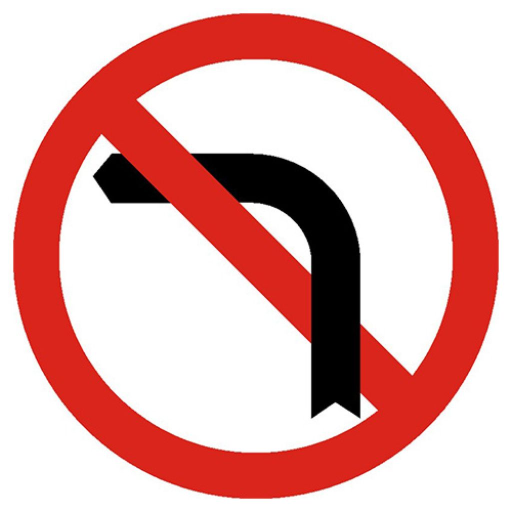
#> input picture DATA/008_0000.jpg, 1024 x 1024 px (shown at 1/2 size); its folder holds only this picture in this run
$ python -i shape.py   (imports and definitions only)
#> lines starting #> are read from the running program, lines starting #| are printed output that depends on the picture; after the words box and inside, x2 and y2 are one past the last pixel; in counts of white or black regions, pixels touching at a corner belong together
### code/color.py
import cv2
import numpy as np


def morphology(mask):
    kernel = cv2.getStructuringElement(cv2.MORPH_ELLIPSE, (5, 5))

    # remove noise (erosion + dilation)
    mask = cv2.morphologyEx(mask, cv2.MORPH_OPEN, kernel)

    return mask


def get_color_masks(img):
    img_hsv = cv2.cvtColor(img, cv2.COLOR_BGR2HSV)

    # RED
    lower_red1 = np.array([0, 40, 40])
    upper_red1 = np.array([15, 255, 255])

    lower_red2 = np.array([155, 25, 40])
    upper_red2 = np.array([180, 255, 255])


    # YELLOW
    lower_yellow = np.array([15, 100, 100])
    upper_yellow = np.array([35, 255, 255])

    # BLUE
    lower_blue = np.array([90, 50, 50])
    upper_blue = np.array([140, 255, 255])

    # MASK
    mask_red = (cv2.inRange(img_hsv, lower_red1, upper_red1) |
                cv2.inRange(img_hsv, lower_red2, upper_red2))
    mask_yellow = cv2.inRange(img_hsv, lower_yellow, upper_yellow)
    mask_blue = cv2.inRange(img_hsv, lower_blue, upper_blue)

    mask_red = morphology(mask_red)
    mask_yellow = morphology(mask_yellow)
    mask_blue = morphology(mask_blue)

    return {"red": mask_red, "yellow": mask_yellow, "blue": mask_blue}

### code/descriptors.py
import os

import cv2
import numpy as np

# HOG Parameters
win_size = (64, 64)
block_size = (32, 32)
block_stride = (16, 16)  # 50% overlap between blocks
cell_size = (16, 16)
nbins = 9

HOG = cv2.HOGDescriptor(win_size, block_size, block_stride, cell_size, nbins) # 324 vals

def extract_roi(img, cnt, padding=5):
    x, y, w, h = cv2.boundingRect(cnt)
    x1 = max(x - padding, 0)
    y1 = max(y - padding, 0)
    x2 = min(x + w + padding, img.shape[1])
    y2 = min(y + h + padding, img.shape[0])
    roi = img[y1:y2, x1:x2]

    if roi.size == 0:
        return None

    return cv2.resize(roi, (64, 64))  # fixed size for all descriptors


# [19 lines left out: functions extract_circle_roi, hu_moments_contour, not called in this run]

def hu_moments(roi):
    gray = cv2.cvtColor(roi, cv2.COLOR_BGR2GRAY)

    # 7 values invariant to scale, rotation, translation
    moments = cv2.moments(gray, binaryImage=False)
    hu = cv2.HuMoments(moments).flatten()

    # normalize so the values are not dominated by the first moment (largest)
    hu = -np.sign(hu) * np.log10(np.abs(hu) + 1e-10)

    return hu


def hog_descriptor(roi):
    # HOG captures gradient structure of the sign
    gray = cv2.cvtColor(roi, cv2.COLOR_BGR2GRAY)

    features = HOG.compute(gray).flatten()

    return features


def color_histogram(roi, bins=8):
    # histogram on H and S channels only
    hsv = cv2.cvtColor(roi, cv2.COLOR_BGR2HSV)

    h_hist = cv2.calcHist([hsv], [0], None, [bins], [0, 180]).flatten()
    s_hist = cv2.calcHist([hsv], [1], None, [bins], [0, 256]).flatten()
    hist = np.concatenate([h_hist, s_hist])

    # normalizare
    hist = hist / (hist.sum() + 1e-10)

    return hist


def extract_roi_features(roi):
    hu  = hu_moments(roi)    # first 7 vals
    hog = hog_descriptor(roi)
    color = color_histogram(roi)  # last 32 vals

    hu = (hu - hu.min()) / (hu.max() - hu.min() + 1e-10)
    hog = (hog - hog.min()) / (hog.max() - hog.min() + 1e-10)

    # concatenate all
    features = np.concatenate([hu, hog, color])

    return features


def extract_features_from_contour(img, cnt):
    roi = extract_roi(img, cnt)
    if roi is None:
        return None

    features = extract_roi_features(roi)
    return features, roi


# [7 lines left out: function extract_features_from_circle, not called in this run]

### code/shape.py
import cv2
import numpy as np
from skimage.io import imshow

from code.color import get_color_masks
from code.descriptors import extract_features_from_circle, extract_features_from_contour

SHAPE_MAP = {
    "circle":    [1, 0, 0, 0],
    "triangle":  [0, 1, 0, 0],
    "quadrilateral": [0, 0, 1, 0],
    "octagon":   [0, 0, 0, 1],
}

COLOR_MAP = {
    "red":    [1, 0, 0, 0],
    "blue":   [0, 1, 0, 0],
    "yellow": [0, 0, 1, 0]
}

def encode_shape(shape):
    return np.array(SHAPE_MAP.get(shape, [0, 0, 0, 0]), dtype=np.float32)

def encode_color(color):
    return np.array(COLOR_MAP.get(color, [0, 0, 0, 0]), dtype=np.float32)

# -------------------- CONTOURS --------------------
# [329 lines left out: functions find_contours, auto_canny, detect_circle, classify_contour, hough_to_contour, detect_shapes_canny and 9 more, not called in this run]

>>> import cv2
>>> picture = cv2.imread('../DATA/008_0000.jpg')
#> picture is the input picture: shape (1024, 1024, 3); mean B, G, R 168.5, 171.3, 225.9
>>> result = detect_shapes(picture)
#> in detect_shapes_canny, `gray = cv2.cvtColor(img, cv2.COLOR_BGR2GRAY)`:
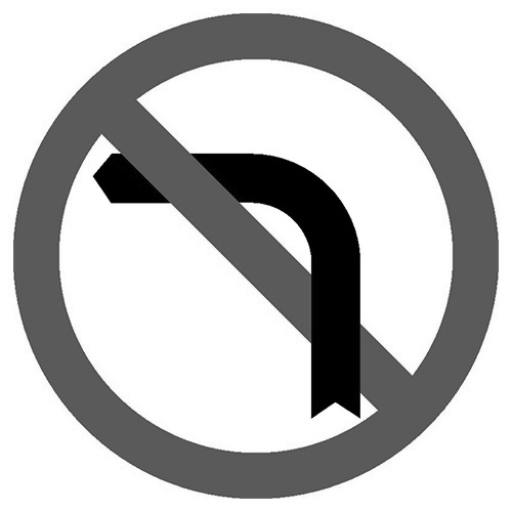
#> gray: shape (1024, 1024) (shown at 1/2 size); min 0, max 255, mean 187.3
#> in auto_canny, `Th, _ = cv2.threshold(img, 0, 255, cv2.THRESH_OTSU)`: Th = 164
#> in auto_canny, `lowTh = (1 - sigma) * Th`: lowTh = 109.9
#> in auto_canny, `highTh = (1 + sigma) * Th`: highTh = 218.1
#> in auto_canny, `edges = cv2.Canny(img, lowTh, highTh)`:
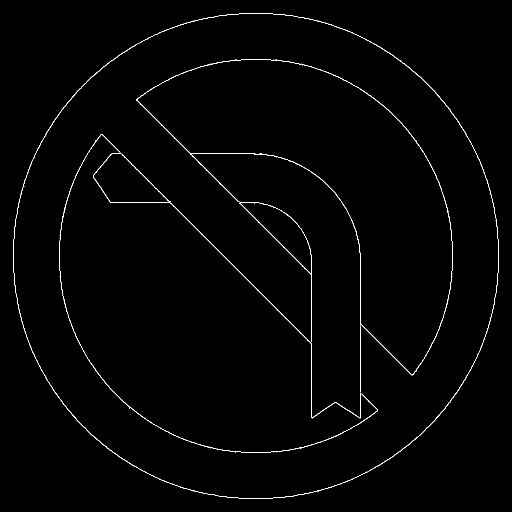
#> edges: shape (1024, 1024) (shown at 1/2 size); 0.96% white in thin lines or dots
#> in auto_canny, `edges_closed = cv2.morphologyEx(edges, cv2.MORPH_CLOSE, kernel)`: edges_closed: shape (1024, 1024); 1% white in thin lines or dots
#> in find_contours, `contours, _ = cv2.findContours(mask, cv2.RETR_EXTERNAL, cv2.CHAIN_APPR..`: contours = 5 contours, 1 with area under 20; largest, box (x1, y1, x2, y2) and area: (118, 118, 906, 906) 363052, (53, 32, 998, 998) 692, (26, 71, 309, 668) 237, (309, 32, 437, 70) 32
#> in detect_shapes_canny, `edge_cnts = find_contours(edges)`: edge_cnts has the same summary as contours in find_contours
#> the loop in detect_shapes_canny, `for cnt in edge_cnts:` made 5 passes
#> in get_color_masks, `img_hsv = cv2.cvtColor(img, cv2.COLOR_BGR2HSV)`: img_hsv: shape (1024, 1024, 3); mean H, S, V 7.3, 69.4, 226.1
#> in get_color_masks, `mask_red = (cv2.inRange(img_hsv, lower_red1, upper_red1) | cv2.inRange..`:
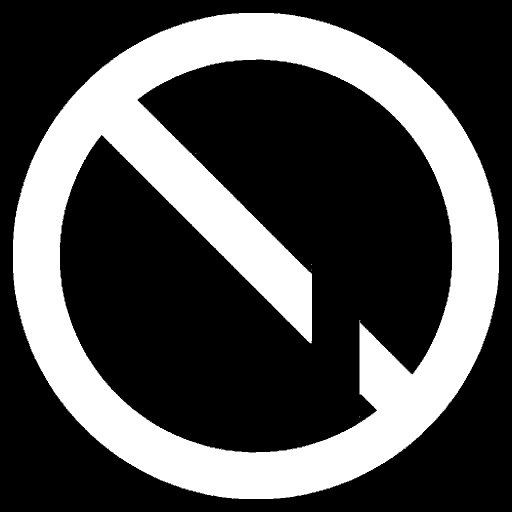
#> mask_red: shape (1024, 1024) (shown at 1/2 size); 31% white; 6 white regions (5 under 20 px), largest, box (x1, y1, x2, y2) and area: (26, 26, 998, 998) 324886
#> in get_color_masks, `mask_yellow = cv2.inRange(img_hsv, lower_yellow, upper_yellow)`: mask_yellow: shape (1024, 1024); every value is 0
#> in morphology, `mask = cv2.morphologyEx(mask, cv2.MORPH_OPEN, kernel)`: mask: shape (1024, 1024); 31% white; 1 white region, box (x1, y1, x2, y2) and area: (26, 26, 998, 998) 324661
#> in detect_shapes, `masks = get_color_masks(img)`: masks = 3 items
#> the loop in detect_shapes, `for color, mask in masks.items():` made 3 passes
#> pass 1, in extract_roi, `roi = img[y1:y2, x1:x2]`:
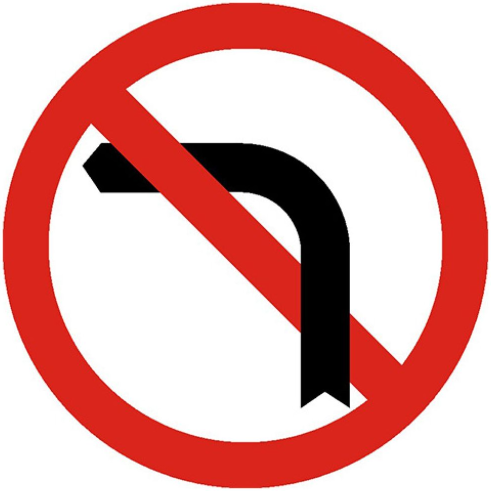
#> roi: shape (982, 982, 3) (shown at 1/2 size); mean B, G, R 161, 164, 223.4
#> pass 1, in extract_features_from_contour, `roi = extract_roi(img, cnt)`:
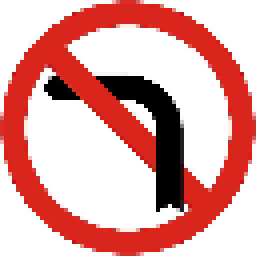
#> roi: shape (64, 64, 3) (shown 4 times larger); mean B, G, R 160.8, 163.9, 223
#> pass 1, in hu_moments, `gray = cv2.cvtColor(roi, cv2.COLOR_BGR2GRAY)`:
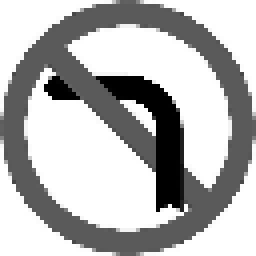
#> gray: shape (64, 64) (shown 4 times larger); min 0, max 255, mean 181.2
#> after the loop in detect_shapes, `for color, mask in masks.items():`: all_features = 1 item

$ run again, on DATA/020_0001.jpg
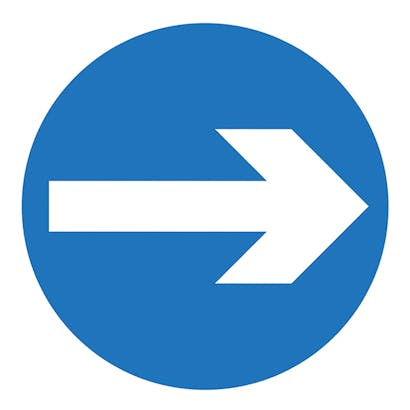
#> input picture DATA/020_0001.jpg, 410 x 410 px
#> picture is the input picture: shape (410, 410, 3); mean B, G, R 221.6, 186.7, 145.5
#> Th = 176
#> lowTh = 117.9
#> highTh = 234.1
#> in auto_canny, `edges = cv2.Canny(img, lowTh, highTh)`:
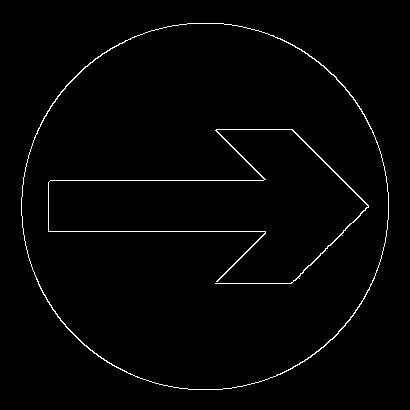
#> edges: shape (410, 410); 1.5% white in thin lines or dots, all inside (x1, y1, x2, y2) = (21, 23, 389, 390)
#> contours = 1 contour; box (x1, y1, x2, y2) and area: (21, 23, 389, 390) 105856
#> edge_cnts has the same summary as contours in find_contours
#> the loop in detect_shapes_canny, `for cnt in edge_cnts:` made 1 pass
#> after the loop in detect_shapes_canny, `for cnt in edge_cnts:`: best_cnt = contour of 514 points, box (x1, y1, x2, y2) (21, 23, 389, 390), area 105856
#> canny_result = 2 items, first 2: contour of 514 points, box (x1, y1, x2, y2) (21, 23, 389, 390), area 105856, 'octagon'
#> img_hsv: shape (410, 410, 3); mean H, S, V 60.4, 103.9, 221.8
#> mask_red: shape (410, 410); every value is 0
#> mask_blue: shape (410, 410); 49.4% white; 1 white region, box (x1, y1, x2, y2) and area: (21, 23, 389, 390) 83115
#> mask: shape (410, 410); 49.4% white; 1 white region, box (x1, y1, x2, y2) and area: (21, 23, 389, 390) 83103
#> masks = 3 items
#> the loop in detect_shapes, `for color, mask in masks.items():` made 3 passes
#> after the loop in detect_shapes, `for color, mask in masks.items():`:
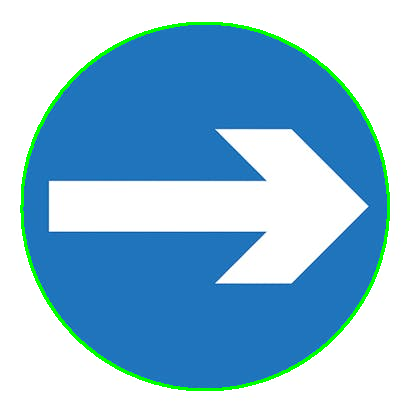
#> output: shape (410, 410, 3); mean B, G, R 216.6, 188.5, 142.3
#> after the loop in detect_shapes, `for color, mask in masks.items():`: all_features = 1 item

$ run again, on DATA/040_0007.jpg
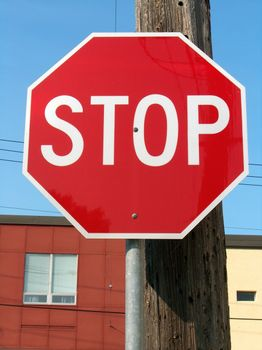
#> input picture DATA/040_0007.jpg, 262 x 350 px
#> picture is the input picture: shape (350, 262, 3); mean B, G, R 112.1, 105.1, 158.7
#> Th = 134
#> lowTh = 89.78
#> highTh = 178.2
#> in auto_canny, `edges = cv2.Canny(img, lowTh, highTh)`:
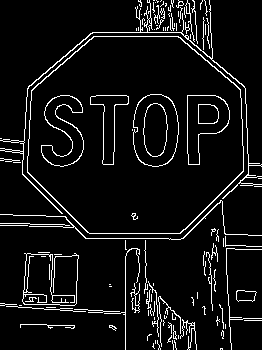
#> edges: shape (350, 262); 7% white in thin lines or dots
#> edges_closed: shape (350, 262); 16.1% white; 13 white regions (2 under 20 px)
#> contours = 7 contours, 4 with area under 20; largest, box (x1, y1, x2, y2) and area: (0, 0, 262, 350) 49528, (236, 290, 257, 302) 177, (20, 324, 75, 329) 32
#> edge_cnts has the same summary as contours in find_contours
#> the loop in detect_shapes_canny, `for cnt in edge_cnts:` made 7 passes
#> after the loop in detect_shapes_canny, `for cnt in edge_cnts:`: best_cnt = contour of 440 points, box (x1, y1, x2, y2) (0, 0, 262, 350), area 49528
#> canny_result = 2 items, first 2: contour of 440 points, box (x1, y1, x2, y2) (0, 0, 262, 350), area 49528, 'octagon'
#> img_hsv: shape (350, 262, 3); mean H, S, V 88.8, 136, 183.9
#> mask_red: shape (350, 262); 49.6% white; 55 white regions (41 under 20 px), largest, box (x1, y1, x2, y2) and area: (26, 36, 245, 235) 29042, (0, 220, 129, 350) 12733, (143, 103, 168, 158) 1131
#> mask_yellow: shape (350, 262); 0.14% white in thin lines or dots, all inside (x1, y1, x2, y2) = (145, 0, 262, 346)
#> mask_blue: shape (350, 262); 21.1% white; 13 white regions (10 under 20 px), largest, box (x1, y1, x2, y2) and area: (0, 0, 136, 217) 11731, (209, 0, 262, 236) 7491, (240, 295, 249, 299) 26
#> mask: shape (350, 262); 48.4% white; 11 white regions (2 under 20 px), largest, box (x1, y1, x2, y2) and area: (27, 36, 245, 235) 29001, (0, 222, 126, 350) 12655, (143, 103, 168, 158) 1126
#> mask: shape (350, 262); every value is 0
#> mask: shape (350, 262); 20.9% white; 2 white regions, box (x1, y1, x2, y2) and area: (0, 0, 136, 217) 11728, (209, 0, 262, 236) 7483
#> masks = 3 items
#> the loop in detect_shapes, `for color, mask in masks.items():` made 3 passes
#> after the loop in detect_shapes, `for color, mask in masks.items():`:
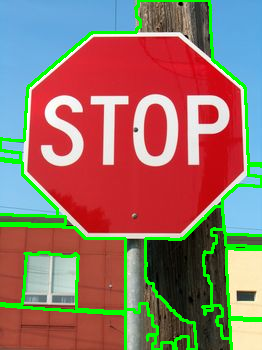
#> output: shape (350, 262, 3); mean B, G, R 102.7, 115.6, 148.9
#> after the loop in detect_shapes, `for color, mask in masks.items():`: all_features = 2 items
